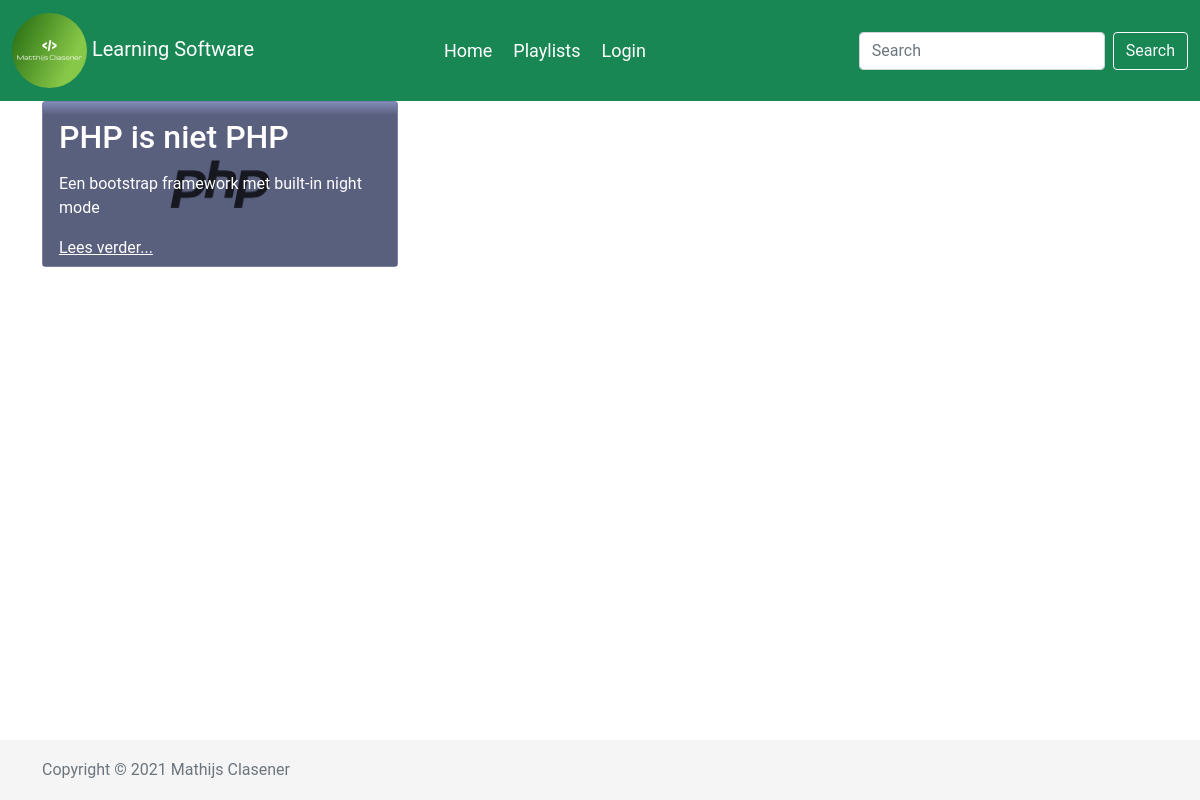
The page /search.php on the database as committed earlier.
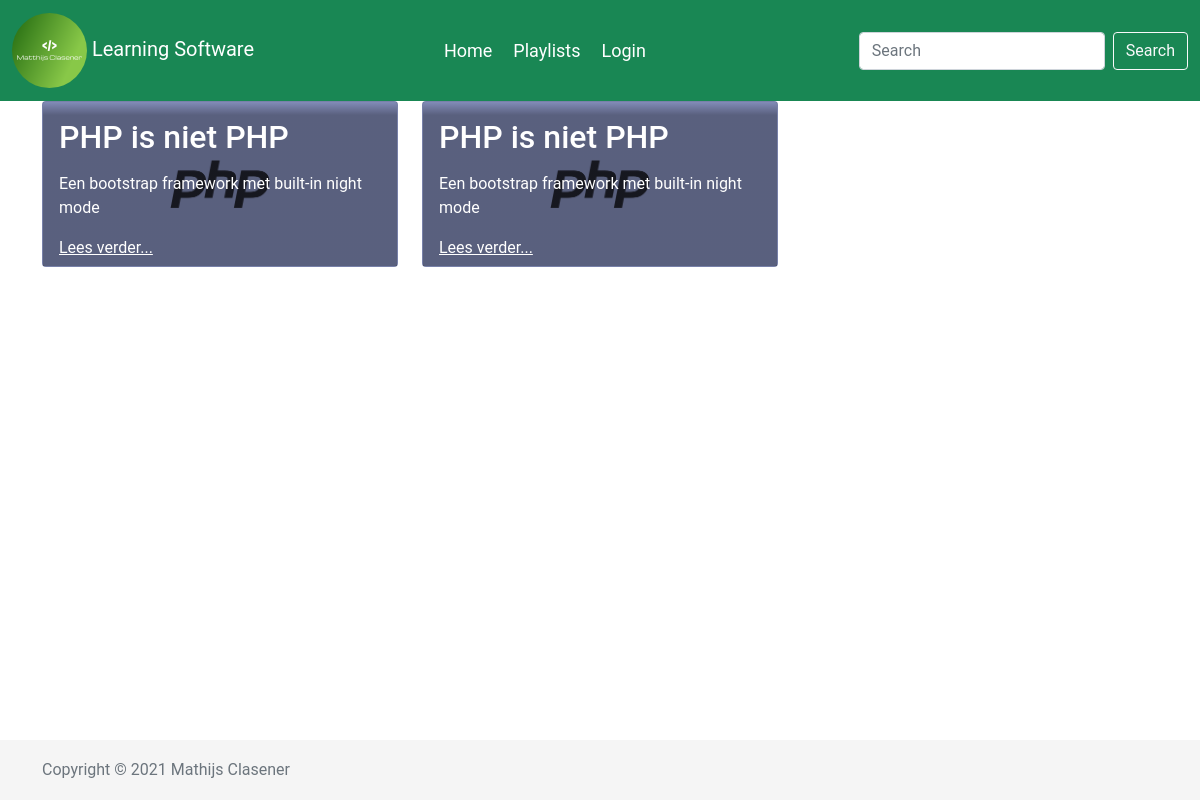
The same page on the database as committed later.
### tables this page shows
CREATE TABLE `subject` (
  `id` varchar(64) NOT NULL,
  `titel` varchar(64) NOT NULL,
  `text` longtext NOT NULL,
  `subtext` text NOT NULL,
  `video` varchar(48) NOT NULL,
  `leerlijn` varchar(64) NOT NULL,
  `date` datetime NOT NULL DEFAULT current_timestamp(),
  `uitgelicht` int(1) NOT NULL,
  `image` text NOT NULL
);

### search.php (the view, shortened to what this page needs)
<?php
require("php/database.php");
$sql = "SELECT `id`, `titel`, `image`, `subtext` FROM subject WHERE `titel` LIKE '%". $_POST['search'] ."%';";
$result = $conn->query($sql);
?>
<!DOCTYPE html>
<html lang="en">
<head>
    <?php
    require("components/style.php");
    ?>
</head>
<body>
	<?php require("components/navbar.php"); ?>
	<main id="article">
	<div class="container">
    <div class="row mb-5">
    <?php
                foreach ($result as $item) {
                $image = $item['image'];
                echo "
                <div class='colum col-sm-12 col-md-6 col-lg-4'>
                <article class='card' style='background-image: url(";
                echo $image;
                echo "); '>
                    <div class='card-body'>
                        <h2>".$item['titel']."</h2>
                        <p>".$item['subtext']."</p>
                        <p class='read'><a class='stretched-link' href='playlist.php?id=".$item['id']."'>Lees verder...</a></p>
                    </div>
                </article>
                </div>";
                }
                ?>
            </div>
        </div>
    </main>
    <?php
    require("components/footer.php");
    ?>
</body>
</html>

Rows that differ between the two databases and show on the page:
added subject: image (picture), titel "PHP is niet PHP", subtext "Een bootstrap framework met built-in night mode"
